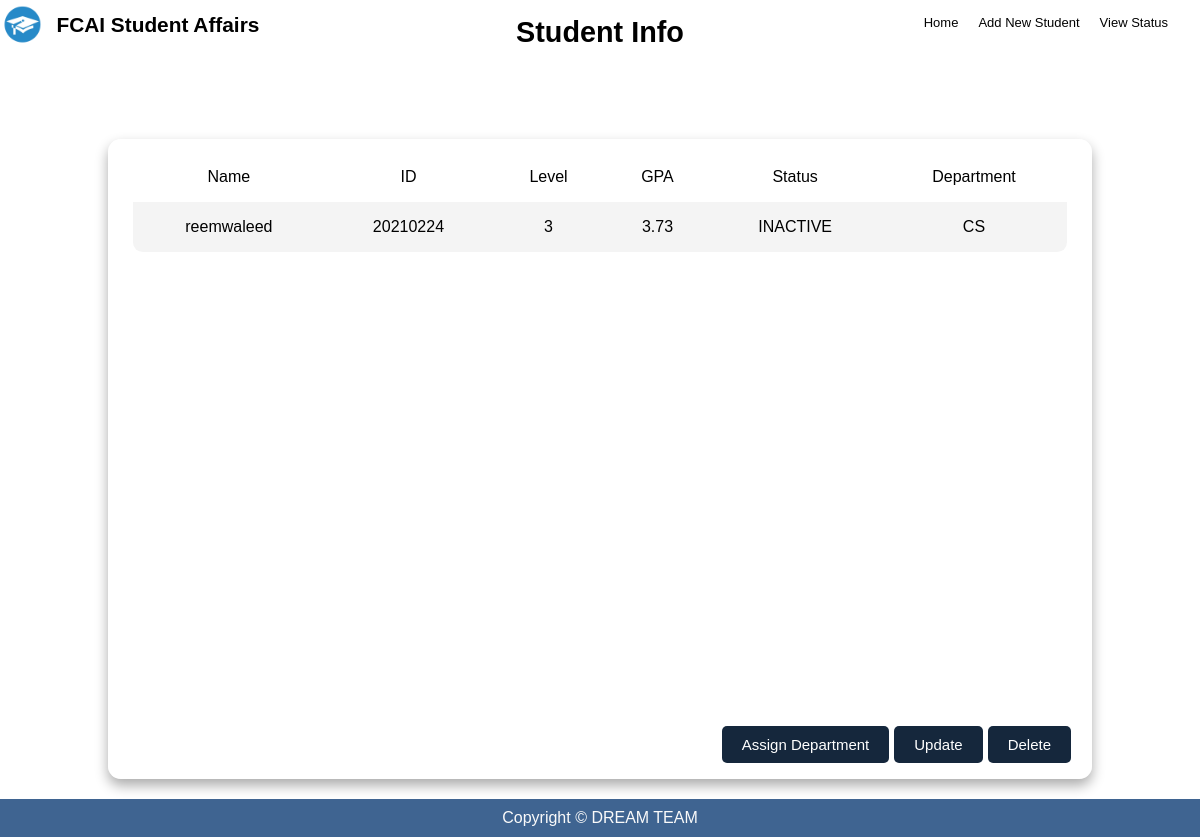
The page /students/20210224/ on the database its author committed.
### students/models.py (models this page shows, shortened)
class Student(models.Model):
    name = models.CharField(max_length=50)
    status = models.CharField(max_length=25, choices=Status)
    birthDate = models.DateField()
    gpa = models.FloatField()
    phoneNumber = models.CharField(max_length=11)
    email = models.EmailField()
    gender = models.CharField(max_length=6, choices=Gender)
    level = models.CharField(max_length=1)
    department = models.CharField(max_length=25, choices=Departments)

### students/views.py (the view)
# urls.py: path('students/<int:id>/', views.student_detail_view, name='studentInfo'),
def student_detail_view(request, id):
    student = get_object_or_404(Student, id=id)
    context = {'student': student}
    return render(request, 'studentInfo.html', context)

### students/templates/studentInfo.html (shortened to what this page needs)
{% extends 'base.html' %}
{% block body %}
    <section class="table__header">
        <h1 class="statusTitle">Student Info</h1>
    </section>
    <br><br><br>
    <div class="allStatusTable">
        <main class="table" id="saifTable">
            <section class="table__body">
        <table>
            <tr>
                <td>Name</td>
                <td>ID</td>
                <td>Level</td>
                <td>GPA</td>
                <td>Status</td>
                <td>Department</td>
            </tr>
            <tr>
                <td>{{ student.name }}</td>
                <td>{{ student.id }}</td>
                <td>{{ student.level }}</td>
                <td>{{ student.gpa }}</td>
                <td>{{ student.status }}</td>
                <td>{{ student.department }}</td>
            </tr>
        </section>
        <div class="smallBtnArea">
            <a href="{% url 'students:assign-department' student.id %}">
                <input type="button" value="Assign Department" class="Btn">
            </a>
            <input type="button" value="Update" onclick="window.location.href='editInfo.html'" class="Btn">
            <input type="button" value="Delete" onclick="window.location.href='delete.html'" class="Btn">
        </div>
    </main>
    </div>
{% endblock body %}

### static/css/style.css (style rules this page uses)
* { margin: 0; padding: 0; box-sizing: border-box; font-family: Arial, Helvetica, sans-serif; text-decoration: none; }
body { min-height: 100vh; display: flex; flex-direction: column; background-image: url(https://i.pinimg.com/564x/b7/5f/71/b75f71b1195835a27b73673852c36546.jpg); }
#saifTable { width: 82vw; height: 80vh; background-color: #fff5; backdrop-filter: blur(7px); box-shadow: 0 0.4rem 0.8rem #0005; border-radius: 0.8rem; overflow: hidden; margin-top: 20px; margin-bottom: 20px; }
.table__header { text-align: center; width: 100%; height: 15%; font-size: 1.2rem; padding: 1rem 1rem; justify-content: space-between; align-items: center; }
.table__body { width: 95%; max-height: calc(89% - 1.6rem); background-color: #fffb; margin: 0.8rem auto; border-radius: 0.6rem; overflow: auto; overflow: overlay; }
.table__body table { width: 100%; }
.table__body table, th, td { border-collapse: collapse; padding: 1rem; text-align: left; text-align: center; }
.table__body tbody tr:nth-child(even) { background-color: #0000000b; }
.allStatusTable, .btnArea { display: flex; justify-content: center; align-items: center; }
.smallBtnArea { position: fixed; bottom: 1rem; right: 1rem; display: flex; justify-content: center; align-items: center; }
.Btn { margin-right: 5px; background-color: #15273c; color: #fff; border: none; padding: 10px 20px; font-size: 15px; border-radius: 5px; }

### rows shown on the page
Student: name "reemwaleed", id "20210224", level "3", gpa "3.73", status "INACTIVE", department "CS"
